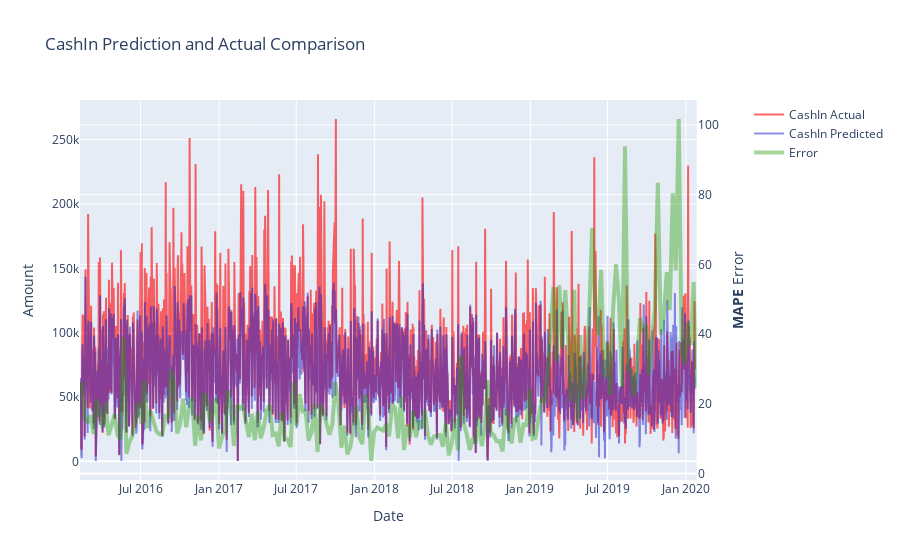

This figure's notebook cell:
### Code cell
draw_model_error(nn_model, get_input_sets(feature_set[feature_set.columns[2:]]), feature_set[TARGET])

### Figure 1 — Plotly figure (JSON) as saved in the notebook; plotly's stock layout.template omitted (floating-point values rounded to 4 significant figures; data arrays with more than 128 entries replaced by an {"elided": "..."} marker saying what was removed)
{"data": [{"line": {"color": "rgba(255,0,0,0.6)"}, "name": "CashIn Actual", "type": "scatter", "x": {"elided": "1443 str values"}, "xaxis": "x", "y": {"elided": "1443 float values"}, "yaxis": "y"}, {"line": {"color": "rgba(30,30,200,0.5)"}, "name": "CashIn Predicted", "type": "scatter", "x": {"elided": "1443 str values"}, "xaxis": "x", "y": {"elided": "1443 float values"}, "yaxis": "y"}, {"line": {"color": "rgba(34, 155, 0, 0.4)", "width": 4}, "name": "Error", "type": "scatter", "x": {"elided": "207 str values"}, "xaxis": "x", "y": {"elided": "207 float values"}, "yaxis": "y2"}], "layout": {"title": {"text": "CashIn Prediction and Actual Comparison"}, "xaxis": {"anchor": "y", "domain": [0, 0.94], "title": {"text": "Date"}}, "yaxis": {"anchor": "x", "domain": [0, 1], "title": {"text": "Amount"}}, "yaxis2": {"anchor": "x", "overlaying": "y", "side": "right", "title": {"text": "<b>MAPE</b> Error"}}}}
